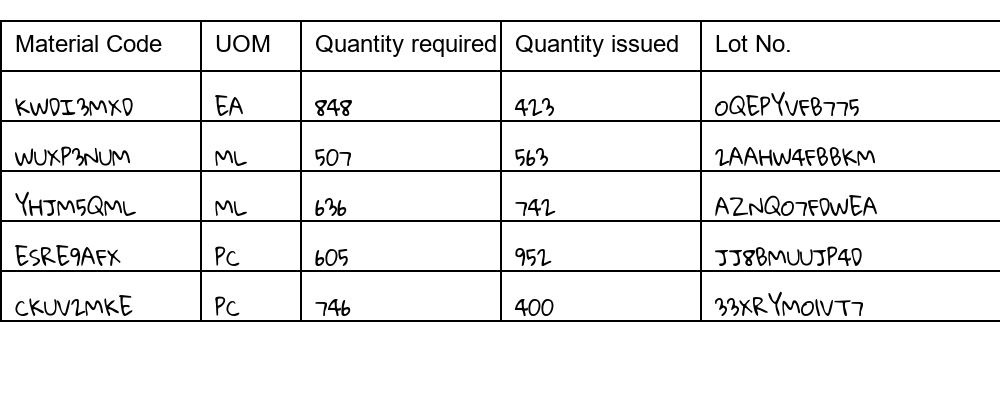
#> input picture Data Sets/Tables_Dataset/table_pngs/table_001.png, 1000 x 400 px, found by its file name
$ jupyter execute --allow-errors 'All ML Algorithms.ipynb'
#> lines starting #> are read from the running program, lines starting #| are printed output that depends on the picture; after the words box and inside, x2 and y2 are one past the last pixel; in counts of white or black regions, pixels touching at a corner belong together
# Wokring With CNN

1. It uses a CNN to extract spatial features from the input image and a BiLSTM to model sequential dependencies across the image width.
2. The final fully connected layer classifies each time step into a character class.
3. The output is reshaped to fit the CTC loss, which handles alignment-free training for variable-length sequences.
4. This architecture enables end-to-end recognition of unsegmented handwritten text.

#> (a cell that did not finish here is left out)

# Training The Model

The CRNN (Convolutional Recurrent Neural Network) model combines CNN layers to extract spatial features from input images and bidirectional LSTM layers to capture sequential dependencies across the image width.
After feature extraction, a fully connected layer projects the sequence into character class probabilities for every time step.
The output is then fed into the CTC loss function during training, which allows the model to learn sequences without explicit alignment between input and output.
This architecture is well-suited for handwriting recognition because it handles varying input lengths and noisy images efficiently.

#> (a cell that did not finish here is left out)

[cell 3]
EPOCHS = 20

#> (the rest of this cell did not finish here and is left out)

# Label Encoding and Decoding with CTC

The LabelEncoder class and the ctc_greedy_decoder function work together to translate the model’s numeric predictions back into readable text.

The encoder maps each character in the alphabet to a unique index, reserving zero for the CTC blank token. After the model outputs a sequence of class probabilities, the decoder picks the most probable character at each time step, collapses repeated characters, and removes blanks to produce the final predicted text.

This greedy decoding method is simple and fast, making it effective for real-time handwriting recognition, although more advanced methods like beam search can improve accuracy.

[cell 4]
class LabelEncoder:
    def __init__(self, alphabet):
        self.char_to_index = {char: idx + 1 for idx, char in enumerate(alphabet)}  # 0 = CTC blank
        self.index_to_char = {v: k for k, v in self.char_to_index.items()}

    def encode(self, text):
        return [self.char_to_index[char] for char in text if char in self.char_to_index]

    def decode(self, indices):
        return ''.join([self.index_to_char.get(idx, '') for idx in indices])
alphabet = "ABCDEFGHIJKLMNOPQRSTUVWXYZabcdefghijklmnopqrstuvwxyz0123456789"
label_encoder = LabelEncoder(alphabet)

[cell 5]
# [17 lines left out: function ctc_greedy_decoder, not called in this run]

[cell 6]
import matplotlib.pyplot as plt

# [14 lines left out: function evaluate_model, not called in this run]

#> (a cell that did not finish here is left out)

#> (a cell that did not finish here is left out)

[cell 9]
import pandas as pd

# [17 lines left out: function predict_all_and_export, not called in this run]
#> (the rest of this cell did not finish here and is left out)

# Preprocesing The Image

Cell Extraction: The code splits a table image into individual cells by slicing the specified column horizontally into equal row segments, isolating material codes for recognition.

Preprocessing for CRNN: Each cell image is resized to a fixed height (32 pixels) while maintaining aspect ratio, normalized, and color-inverted to prepare consistent input for the CRNN model.

CRNN Architecture: Combines CNN layers for feature extraction with bidirectional LSTMs for sequence modeling, enabling text recognition across variable-width images using CTC decoding.

CTC Greedy Decoding: Converts model output probabilities into readable text by selecting the most likely characters at each timestep, removing duplicates and blanks to form the final prediction.

[cell 10]
import cv2
import numpy as np
import tensorflow as tf
from tensorflow.keras import layers, models
import matplotlib.pyplot as plt

# 1. Extract cells function (from your data)
def extract_material_code_cells(image_path, column_x_range, num_rows):
    img = cv2.imread(image_path, cv2.IMREAD_GRAYSCALE)
    h = img.shape[0]
    row_height = h // num_rows
    x1, x2 = column_x_range

    cells = []
    for i in range(num_rows):
        y1 = i * row_height
        y2 = h if i == num_rows - 1 else (i + 1) * row_height
        cell = img[y1:y2, x1:x2]
        cells.append(cell)
    return cells

# 2. Preprocess cell for CRNN input
# [40 lines left out: functions preprocess_cell, build_crnn_model, not called in this run]

# 4. Dummy characters (adjust for your use case)
characters = "ABCDEFGHIJKLMNOPQRSTUVWXYZ0123456789"
num_classes = len(characters)

# 5. Decode CTC output (greedy)
# [9 lines left out: function ctc_greedy_decoder, not called in this run]

# ==== Main pipeline starts here ====

image_path = r"C:\Users\Anant2005\Desktop\Test EasyOCR.png"
column_x_range = (3, 750)
num_rows = 5

#> (the rest of this cell did not finish here and is left out)

# Step 2: Untrained Model Running

For now we have untrained model which will predict using the current weights it has. This is just for making our pipeline smooth.The model will be trained in later stages, the output is stored in a local database.

[cell 11]
import cv2
import numpy as np
import tensorflow as tf
from tensorflow.keras import layers
import pyodbc

# Config
IMAGE_PATH = r"C:\Users\Anant2005\Desktop\HandWriting_recognition\Only Material code.png"
SERVER_NAME = 'ANANT'
DATABASE_NAME = 'eugiaDB'
TABLE_NAME = 'Pharma_Material_Log'

# Allowed characters and mapping
characters = "ABCDEFGHIJKLMNOPQRSTUVWXYZabcdefghijklmnopqrstuvwxyz0123456789"
char_to_num = {char: idx + 1 for idx, char in enumerate(characters)}
num_to_char = {idx + 1: char for idx, char in enumerate(characters)}

# Build CRNN model (untrained, just for demo)
def build_crnn():
    input_img = layers.Input(shape=(32, 128, 1))
    x = layers.Conv2D(32, 3, activation='relu', padding='same')(input_img)
    x = layers.MaxPooling2D()(x)
    x = layers.Conv2D(64, 3, activation='relu', padding='same')(x)
    x = layers.MaxPooling2D()(x)
    x = layers.Reshape((8, -1))(x)
    x = layers.Bidirectional(layers.LSTM(128, return_sequences=True))(x)
    x = layers.Dense(len(characters) + 1, activation='softmax')(x)
    return tf.keras.Model(inputs=input_img, outputs=x)

# Decode predictions (CTC decoding)
# [27 lines left out: functions decode_prediction, preprocess_image, insert_into_sql, not called in this run]

def main():
    model = build_crnn()  # This model is NOT trained — just a demo placeholder

    # Preprocess the image
    image = preprocess_image(IMAGE_PATH)

    # Predict using the model
    pred = model.predict(image)
    predicted_code = decode_prediction(pred)

    # Compare with known label
    known_label = "FCII1A8B"
    print(f"Predicted: {predicted_code}")
#     print(f"Known Label: {known_label}")

    if predicted_code == known_label:
        print(" Prediction matches the label!")
    else:
        print(" Prediction does NOT match the label.")

    # Insert predicted code into SQL Server
    insert_into_sql(predicted_code)

if __name__ == "__main__":
    main()
#> (the call stopped at in build_crnn, `input_img = layers.Input(shape=(32, 128, 1))`: tensorflow is not available in this run)

# X_Ranges Code

define the x range to isolate the exact horizontal region of the table column you want to extract. This helps focus on just the material code area, avoiding noise from other parts of the image.

[cell 12]
import cv2

clicked_points = []

# [6 lines left out: function mouse_callback, not called in this run]

def get_x_ranges(image_path):
    img = cv2.imread(image_path)
    cv2.namedWindow("Click on left and right edges of each column")
    cv2.setMouseCallback("Click on left and right edges of each column", mouse_callback)

    print("Instructions:")
    print("- Click on the LEFT edge of each column")
    print("- Then click on the RIGHT edge of the same column")
    print("- Repeat for all columns")
    print("- Press 'q' to quit when done")

    while True:
        cv2.imshow("Click on left and right edges of each column", img)
        key = cv2.waitKey(1) & 0xFF
#> (key q is pressed here)
        if key == ord('q'):
            break

    cv2.destroyAllWindows()
    # Group points into pairs
    x_ranges = [(clicked_points[i], clicked_points[i+1]) for i in range(0, len(clicked_points), 2)]
    print("\nFinal x ranges for columns:")
    for idx, xr in enumerate(x_ranges):
        print(f"Column {idx+1}: {xr}")
    return x_ranges

if __name__ == "__main__":
    image_path = r"C:\Users\Anant2005\Desktop\HandWriting_recognition\test file.png"  # Your path here
    x_ranges = get_x_ranges(image_path)

# Using EasyOCR

EasyOCR is an Optical Character Recognition (OCR) library that uses deep learning to accurately extract text from images. It supports multiple languages and works well on handwritten and printed text, making it ideal for quick and reliable text recognition tasks.

[cell 13]
import easyocr
# Initialize EasyOCR reader
#> (the rest of this cell did not finish here and is left out)

[cell 14]
import easyocr
import pyodbc
import numpy as np

# Config
image_path = r"C:\Users\Anant2005\Desktop\Test EasyOCR.png"
server = 'ANANT'
database = 'eugiaDB'
driver = '{ODBC Driver 17 for SQL Server}'

# Initialize EasyOCR
#> (the rest of this cell did not finish here and is left out)

# Using Preprocesing Stage:

In this stage we preprocess the image before sending it to easyocr. We Grayscale, Resize and Normalize the image beofre loading.

[cell 15]
import cv2
import numpy as np
import easyocr
import pyodbc

# --- Config ---
image_path = r"C:\Users\Anant2005\Desktop\Test EasyOCR.png"
server = "ANANT"
database = "eugiaDB"
table_name = "dbo.Pharmacy_OCR_Log"

# --- 1. Preprocessing function ---
# [94 lines left out: functions preprocess_image, ocr_easyocr, parse_ocr_to_rows, insert_rows_to_sql, not called in this run]

[cell 16]
import cv2
import easyocr
import pyodbc
import numpy as np

# Preprocess the image
def preprocess_image(image_path):
    image = cv2.imread(image_path)
    gray = cv2.cvtColor(image, cv2.COLOR_BGR2GRAY)
    resized = cv2.resize(gray, (image.shape[1] // 2, image.shape[0] // 2))
    return resized

# Run OCR
# [58 lines left out: functions run_ocr, parse_rows, insert_into_sql, not called in this run]

#> (a cell that did not finish here is left out)

# PaddleOCR

Labels Generation

[cell 18]
import pandas as pd
import os

# --- Configurations ---
csv_path = r"C:\Users\Anant2005\Desktop\HandWriting_recognition\labels.csv"
output_dir = r"C:\Users\Anant2005\Desktop\HandWriting_recognition\ocr_labels"
os.makedirs(output_dir, exist_ok=True)

# --- Load the CSV file ---
#> (the rest of this cell did not finish here and is left out)

Bounding Boxes

[cell 19]
import cv2
import numpy as np
import matplotlib.pyplot as plt

# Load image
img_path = r"C:\Users\Anant2005\Desktop\HandWriting_recognition\Tables_Dataset\table_pngs\table_001.png"
img = cv2.imread(img_path)
#> img is the input picture: shape (400, 1000, 3); min 0, max 255, mean 236
gray = cv2.cvtColor(img, cv2.COLOR_BGR2GRAY)

# Threshold and find contours
_, thresh = cv2.threshold(gray, 150, 255, cv2.THRESH_BINARY_INV)
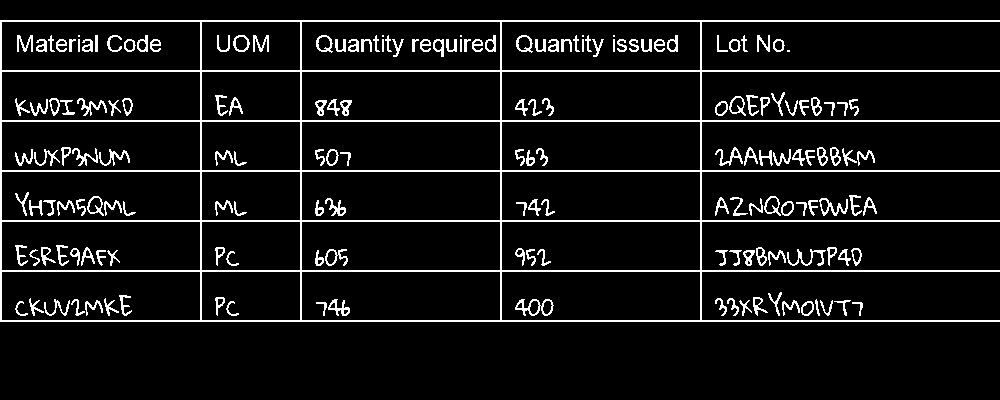
#> thresh: shape (400, 1000); 7.8% white in thin lines or dots, all inside (x1, y1, x2, y2) = (0, 20, 1000, 322)
contours, _ = cv2.findContours(thresh, cv2.RETR_EXTERNAL, cv2.CHAIN_APPROX_SIMPLE)
#> contours = 58 contours, 1 with area under 20; largest, box (x1, y1, x2, y2) and area: (0, 20, 1000, 322) 213093, (764, 196, 781, 216) 202, (729, 96, 746, 116) 202, (819, 198, 848, 216) 182, (801, 301, 814, 316) 133

# Draw bounding boxes
for cnt in contours:
    x, y, w, h = cv2.boundingRect(cnt)
    if w > 30 and h > 15:  # Filter small noise
        cv2.rectangle(img, (x, y), (x + w, y + h), (0, 255, 0), 2)
#> this loop made 58 passes
#> (x, y, w, h) on passes 1 to 8: (852, 302, 11, 14), (801, 301, 13, 15), (834, 300, 17, 16), (820, 300, 13, 16), (782, 300, 18, 16), (739, 300, 13, 16), (815, 299, 5, 17), (727, 298, 12, 18)
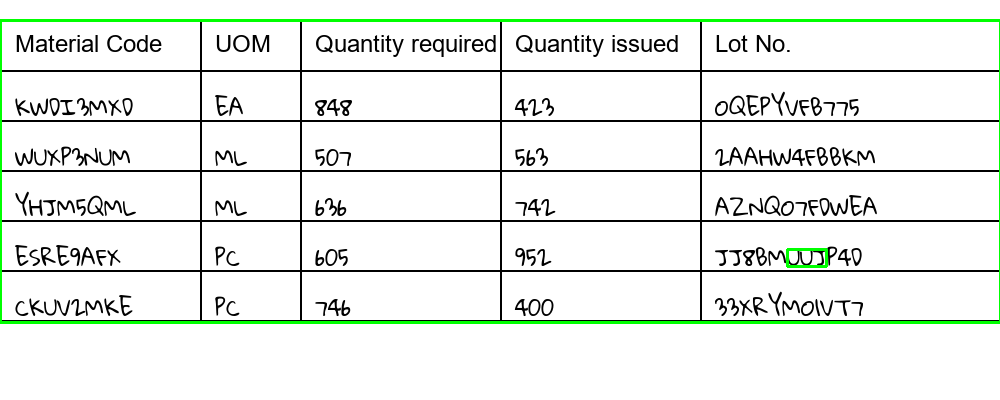
#> img: shape (400, 1000, 3); 1.81% of pixels changed, all inside (x1, y1, x2, y2) = (0, 19, 1000, 324)

# Show
plt.imshow(cv2.cvtColor(img, cv2.COLOR_BGR2RGB))
plt.axis('off')
plt.show()

[cell 20]
import cv2
import os
import json

# Paths you gave me
images_path = r"C:\Users\Anant2005\Desktop\HandWriting_recognition\Tables_Dataset\table_pngs"
labels_path = r"C:\Users\Anant2005\Desktop\HandWriting_recognition\ocr_labels"
output_path = r"C:\Users\Anant2005\Desktop\HandWriting_recognition\ocr_box_labels"

# 4 images to process — change names to your real files
image_names = ["table_001.png", "table_002.png", "table_003.png", "table_004,png"]

os.makedirs(output_path, exist_ok=True)

# [22 lines left out: function extract_cells, not called in this run]

for img_name in image_names:
    image_path = os.path.join(images_path, img_name)
    label_file_name = img_name.replace(".png", ".txt")
    label_path = os.path.join(labels_path, label_file_name)

    if not os.path.isfile(label_path):
        print(f"❌ Label file not found for {img_name}: {label_path}")
        continue

    with open(label_path, "r", encoding="utf-8") as f:
        lines = [line.strip().split("\t") for line in f.readlines()]
        texts = [item for row in lines for item in row]  # flatten list

    boxes = extract_cells(image_path)

    if len(boxes) != len(texts):
        print(f"⚠️ Warning: Box/Text count mismatch for {img_name} - Boxes: {len(boxes)}, Texts: {len(texts)}")
        continue

    result = []
    for (x, y, w, h), text in zip(boxes, texts):
        box = [[x, y], [x + w, y], [x + w, y + h], [x, y + h]]
        result.append([box, text])

    out_file = os.path.join(output_path, label_file_name)
    with open(out_file, "w", encoding="utf-8") as f:
        f.write(json.dumps(result, ensure_ascii=False) + "\n")

    print(f"✅ Processed and saved: {out_file}")

[cell 21]
import os

image_paths = [
    r"C:\Users\Anant2005\Desktop\HandWriting_recognition\Tables_Dataset\table_pngs\table_001.png",
    r"C:\Users\Anant2005\Desktop\HandWriting_recognition\Tables_Dataset\table_pngs\table_002.png",
    r"C:\Users\Anant2005\Desktop\HandWriting_recognition\Tables_Dataset\table_pngs\table_003.png",
    r"C:\Users\Anant2005\Desktop\HandWriting_recognition\Tables_Dataset\table_pngs\table_004.png",
    r"C:\Users\Anant2005\Desktop\HandWriting_recognition\Tables_Dataset\table_pngs\table_005.png"
]

for path in image_paths:
    print(f"{path} => {'FOUND ✅' if os.path.exists(path) else 'NOT FOUND ❌'}")

[cell 22]
import cv2
import os
import numpy as np

# Paths
image_paths = [
    r"C:\Users\Anant2005\Desktop\HandWriting_recognition\Tables_Dataset\table_pngs\table_001.png",
    r"C:\Users\Anant2005\Desktop\HandWriting_recognition\Tables_Dataset\table_pngs\table_002.png",
    r"C:\Users\Anant2005\Desktop\HandWriting_recognition\Tables_Dataset\table_pngs\table_003.png",
    r"C:\Users\Anant2005\Desktop\HandWriting_recognition\Tables_Dataset\table_pngs\table_004.png",
    r"C:\Users\Anant2005\Desktop\HandWriting_recognition\Tables_Dataset\table_pngs\table_005.png"
]

output_base_dir = r"C:\Users\Anant2005\Desktop\HandWriting_recognition\Extracted_Cells"
os.makedirs(output_base_dir, exist_ok=True)

def extract_cells(image_path, table_name):
    img = cv2.imread(image_path)
    gray = cv2.cvtColor(img, cv2.COLOR_BGR2GRAY)

    # Threshold the image to get binary
    _, binary = cv2.threshold(gray, 150, 255, cv2.THRESH_BINARY_INV)

    # Kernels for detecting lines
    horizontal_kernel = cv2.getStructuringElement(cv2.MORPH_RECT, (25, 1))
    vertical_kernel = cv2.getStructuringElement(cv2.MORPH_RECT, (1, 25))
#> vertical_kernel = 25 values from 1 to 1

    # Line detection
    horizontal_lines = cv2.morphologyEx(binary, cv2.MORPH_OPEN, horizontal_kernel, iterations=2)
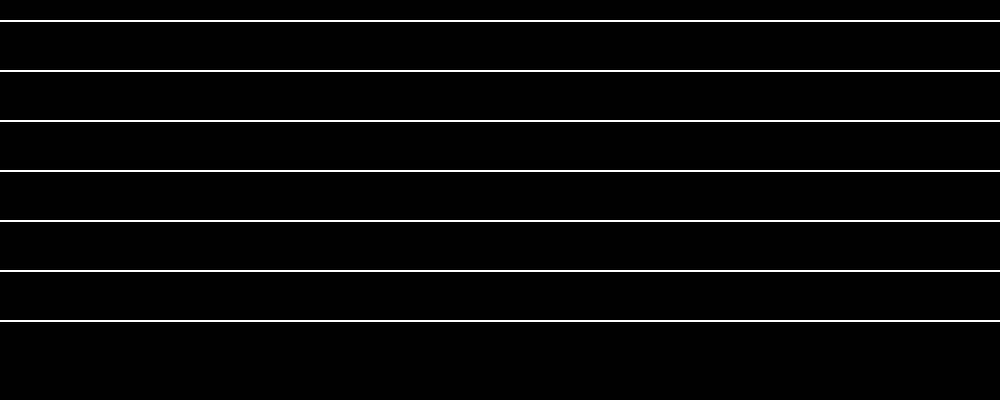
#> horizontal_lines: shape (400, 1000); 3.5% white in thin lines or dots, all inside (x1, y1, x2, y2) = (0, 20, 1000, 322)
    vertical_lines = cv2.morphologyEx(binary, cv2.MORPH_OPEN, vertical_kernel, iterations=2)
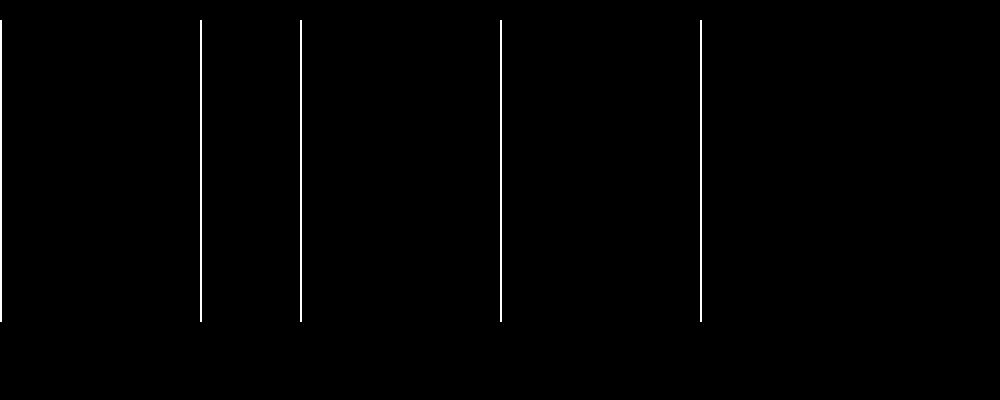
#> vertical_lines: shape (400, 1000); 0.76% white in thin lines or dots, all inside (x1, y1, x2, y2) = (0, 20, 702, 322)

    # Merge lines to form a grid
    grid = cv2.add(horizontal_lines, vertical_lines)
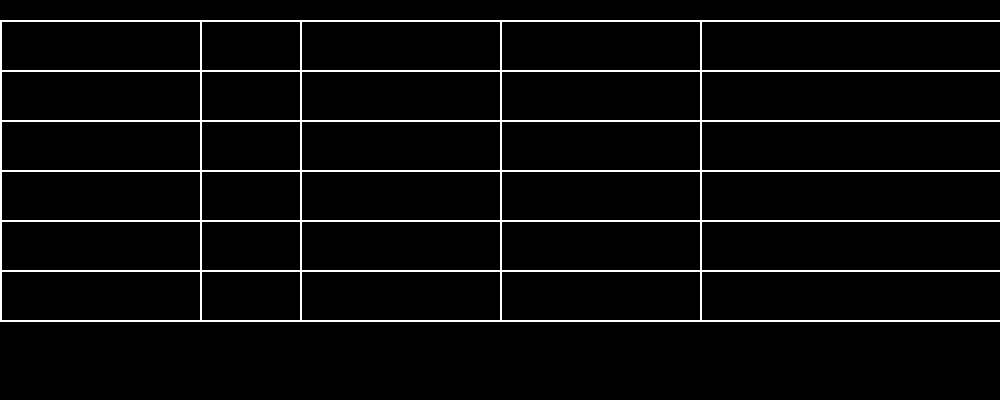
#> grid: shape (400, 1000); 4.2% white in thin lines or dots, all inside (x1, y1, x2, y2) = (0, 20, 1000, 322)

    # Find contours (each cell)
    contours, _ = cv2.findContours(grid, cv2.RETR_TREE, cv2.CHAIN_APPROX_SIMPLE)
#> contours = 25 contours; largest, box (x1, y1, x2, y2) and area: (0, 20, 1000, 322) 213093, (501, 271, 701, 321) 9749, (301, 271, 501, 321) 9749, (1, 271, 201, 321) 9749, (501, 221, 701, 271) 9749
    boxes = [cv2.boundingRect(c) for c in contours if cv2.contourArea(c) > 100]
#> boxes = 25 items, first 6: (0, 20, 1000, 302), (501, 271, 200, 50), (301, 271, 200, 50), (201, 271, 100, 50), (1, 271, 200, 50), (501, 221, 200, 50)

    # Sort top to bottom, then left to right
    boxes = sorted(boxes, key=lambda b: (b[1] // 10, b[0]))
#> boxes = 25 items, first 6: (0, 20, 1000, 302), (1, 21, 200, 50), (201, 21, 100, 50), (301, 21, 200, 50), (501, 21, 200, 50), (1, 71, 200, 50)

    # Output folder for this table
    table_output_dir = os.path.join(output_base_dir, table_name)
    os.makedirs(table_output_dir, exist_ok=True)

    # Save each cell
    for i, (x, y, w, h) in enumerate(boxes):
        cell = img[y:y+h, x:x+w]
        cv2.imwrite(os.path.join(table_output_dir, f"{table_name}_cell_{i+1}.png"), cell)
#> this loop made 25 passes
#> pass 1, in extract_cells, `cell = img[y:y+h, x:x+w]`:
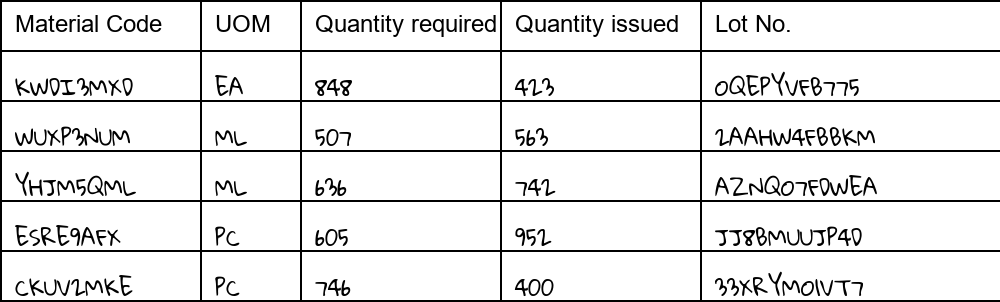
#> cell: shape (302, 1000, 3); min 0, max 255, mean 229.8

# Process each table image
for path in image_paths:
    table_name = os.path.splitext(os.path.basename(path))[0]
    extract_cells(path, table_name)

print(f"✅ All cells extracted and saved in: {output_base_dir}")

[cell 23]
# import os

# === CONFIGURE YOUR PATHS ===
labels_dir = r"C:\Users\Anant2005\Desktop\HandWriting_recognition\rec_train_data\labels"
cells_root_dir = r"C:\Users\Anant2005\Desktop\HandWriting_recognition\rec_train_data\cells"
output_train_txt = os.path.join(os.path.dirname(cells_root_dir), "train.txt")

# === SETTINGS ===
rows_per_table = 5
cols_per_row = 5

with open(output_train_txt, "w", encoding="utf-8") as out_file:
    for table_id in range(1, 6):  # table_001 to table_005
        table_name = f"table_{table_id:03d}"
        label_file = os.path.join(labels_dir, f"{table_name}.png.txt")
        cell_folder = os.path.join(cells_root_dir, table_name)

        if not os.path.exists(label_file):
            print(f"⚠️ Label file not found: {label_file}")
            continue

        if not os.path.isdir(cell_folder):
            print(f"⚠️ Cell folder not found: {cell_folder}")
            continue

        # Read label file (skip header)
        with open(label_file, "r", encoding="utf-8") as f:
            lines = [line.strip() for line in f if line.strip()][1:]  # ⬅️ Skip header

        if len(lines) != rows_per_table:
            raise ValueError(f"⚠️ {label_file} should have {rows_per_table} data rows, found {len(lines)}.")

        for row_idx, line in enumerate(lines, start=1):
            labels = [cell.strip() for cell in line.split("|")]
            if len(labels) != cols_per_row:
                raise ValueError(f"⚠️ Row {row_idx} in {label_file} should have {cols_per_row} columns. Got: {labels}")

            for col_idx, label in enumerate(labels, start=1):
                img_name = f"{table_name}_cell_{row_idx:02d}_{col_idx:02d}.png"
                rel_img_path = f"./images/{table_name}/{img_name}"  # PaddleOCR format
                out_file.write(f"{rel_img_path}\t{label}\n")
#> this loop made 5 passes
#| ⚠️ Label file not found: C:\Users\Anant2005\Desktop\HandWriting_recognition\rec_train_data\labels/table_001.png.txt
#| ⚠️ Label file not found: C:\Users\Anant2005\Desktop\HandWriting_recognition\rec_train_data\labels/table_002.png.txt
#| ⚠️ Label file not found: C:\Users\Anant2005\Desktop\HandWriting_recognition\rec_train_data\labels/table_003.png.txt
#| ⚠️ Label file not found: C:\Users\Anant2005\Desktop\HandWriting_recognition\rec_train_data\labels/table_004.png.txt
#| ⚠️ Label file not found: C:\Users\Anant2005\Desktop\HandWriting_recognition\rec_train_data\labels/table_005.png.txt
#> (the rest of the program and of its run is left out)
